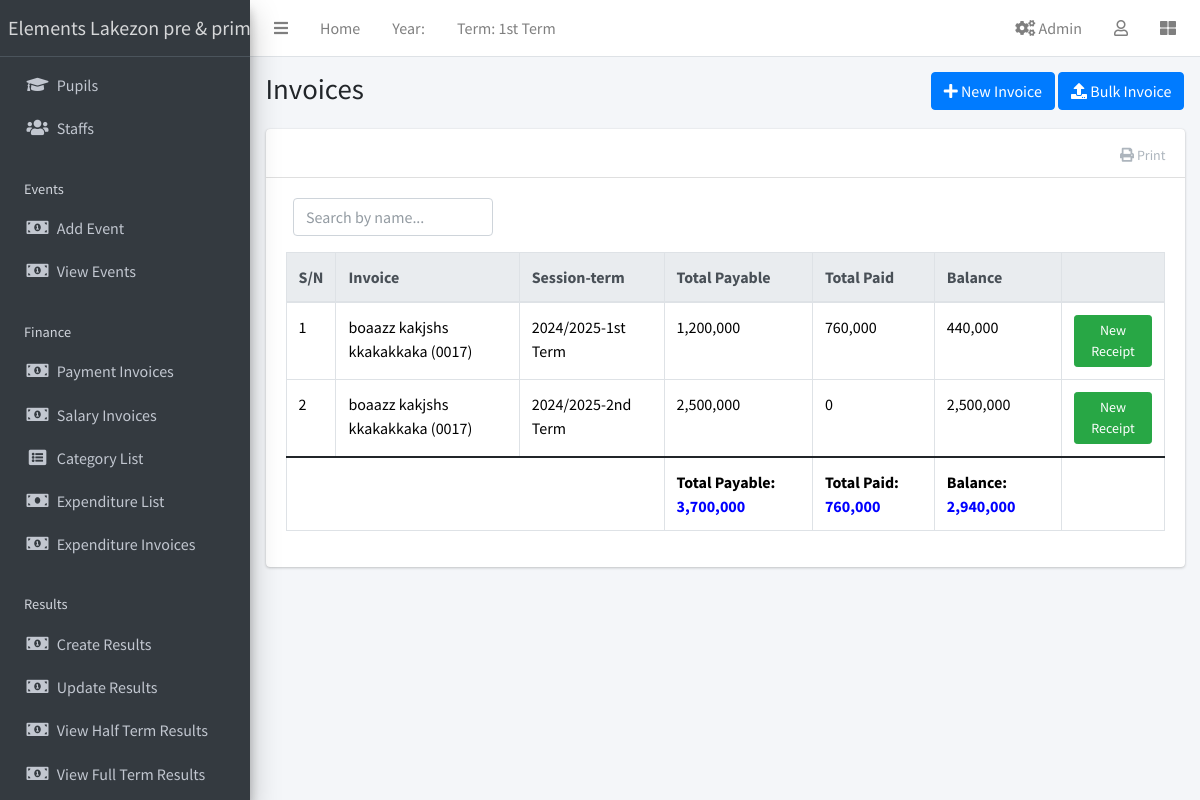
Screenshot of /finance/list/ (signed in) with the database file from the repository.
### apps/corecode/models.py (models this page shows)
class AcademicTerm(models.Model):
    name = models.CharField(max_length=20, unique=True)
    current = models.BooleanField(default=True)
    class Meta:
        ordering = ["name"]
    def __str__(self):
        return self.name

class AcademicSession(models.Model):
    name = models.CharField(max_length=200, unique=True)
    current = models.BooleanField(default=True)
    class Meta:
        ordering = ["-name"]
    def __str__(self):
        return self.name

### apps/finance/models.py (models this page shows, shortened)
class Invoice(models.Model):
    student = models.ForeignKey(Student, on_delete=models.CASCADE)
    session = models.ForeignKey(AcademicSession, on_delete=models.CASCADE)
    term = models.ForeignKey(AcademicTerm, on_delete=models.CASCADE)
    class_for = models.ForeignKey(StudentClass, on_delete=models.CASCADE)
    balance_from_previous_term = models.IntegerField(default=0)
    status = models.CharField(
        max_length=20,
        choices=[("active", "Active"), ("closed", "Closed")],
        default="active",
    )
    class Meta:
        ordering = ["student"]
    def __str__(self):
        return f"{self.student}"
    def balance(self):
        payable = self.total_amount_payable()
        paid = self.total_amount_paid()
        return payable - paid
    def amount_payable(self):
        items = InvoiceItem.objects.filter(invoice=self)
        total = 0
        for item in items:
            total += item.amount
        return total
    def total_amount_payable(self):
        return self.balance_from_previous_term + self.amount_payable()
    def total_amount_paid(self):
        receipts = Receipt.objects.filter(invoice=self)
        amount = 0
        for receipt in receipts:
            amount += receipt.amount_paid
        return amount

class InvoiceItem(models.Model):
    invoice = models.ForeignKey(Invoice, on_delete=models.CASCADE)
    description = models.CharField(max_length=200)
    amount = models.IntegerField()

class Receipt(models.Model):
    invoice = models.ForeignKey(Invoice, on_delete=models.CASCADE)
    amount_paid = models.IntegerField()
    date_paid = models.DateField(default=timezone.now)
    comment = models.CharField(max_length=200, blank=True)
    PAYMENT_METHOD_CHOICES = [
        ('NMB_BANK', 'NMB BANK'),
        ('M_PESA', 'M-PESA'),
        ('CASH', 'CASH'),
    ]
    payment_method = models.CharField(
        max_length=10,
        choices=PAYMENT_METHOD_CHOICES,
    )

### apps/students/models.py (models this page shows, shortened)
class Student(models.Model):
    STATUS_CHOICES = [("active", "Active"), ("inactive", "Inactive")]
    GENDER_CHOICES = [("male", "Male"), ("female", "Female")]
    current_status = models.CharField(
        max_length=10, choices=STATUS_CHOICES, default="active"
    )
    registration_number = models.CharField(max_length=200, unique=True)
    surname = models.CharField(max_length=200)
    firstname = models.CharField(max_length=200)
    other_name = models.CharField(max_length=200, blank=True)
    gender = models.CharField(max_length=10, choices=GENDER_CHOICES, default="male")
    date_of_birth = models.DateField(default=timezone.now)
    current_class = models.ForeignKey(
        StudentClass, on_delete=models.SET_NULL, blank=True, null=True
    )
    date_of_admission = models.DateField(default=timezone.now)
    mobile_num_regex = RegexValidator(
        regex="^[0-9]{10,15}$", message="Entered mobile number isn't in a right format!"
    )
    parent_mobile_number = models.CharField(
        validators=[mobile_num_regex], max_length=13, blank=True
    )
    address = models.TextField(blank=True)
    others = models.TextField(blank=True)
    passport = models.ImageField(blank=True, upload_to="students/passports/")
    class Meta:
        ordering = ["surname", "firstname", "other_name"]
    def __str__(self):
        return f"{self.surname} {self.firstname} {self.other_name} ({self.registration_number})"

### apps/finance/views.py (the view)
# urls.py: path("list/", InvoiceListView.as_view(), name="invoice-list"),
class InvoiceListView(LoginRequiredMixin, ListView):
    model = Invoice
    permission_required = 'finance.view_invoice'

### apps/corecode/context_processors.py (called while the page is built)
def site_defaults(request):
    current_session = AcademicSession.objects.get(current=True)
    current_term = AcademicTerm.objects.get(current=True)
    current_exam = ExamType.objects.get(current=True)
    vals = SiteConfig.objects.all()
    contexts = {
        "current_session": current_session.name,
        "current_term": current_term.name,
        "current_exam": current_exam.name,
    }
    for val in vals:
        contexts[val.key] = val.value
    return contexts

### apps/finance/templates/finance/invoice_list.html (shortened to what this page needs)
{% extends 'base.html' %}
{% load humanize %}
{% block title %}Invoices{% endblock title %}
{% block breadcrumb %}
<a class="btn btn-primary" href="{% url 'invoice-create' %}"><i class="fas fa-plus"></i> New Invoice</a>
<a class="btn btn-primary" href="{% url 'bulk-invoice' %}"><i class="fas fa-upload"></i> Bulk Invoice</a>
{% endblock breadcrumb %}
{% block content-header %}
<div class="card-header">
  <div class="card-tools">
    <a href="#" class="btn btn-tool" id="print-button"><i class="fas fa-print"></i> Print</a>
  </div>
</div>
{% endblock content-header %}
{% block content %}
<div class="container">
  <div class="form-group">
    <input type="text" id="searchInput" class="form-control" style="width: 200px;" placeholder="Search by name...">
  </div>
</div>
<div class="table-responsive">
  <table id="invoicetable" class="table table-bordered table-hover">
    <thead class="thead-light">
      <tr>
        <th>S/N</th>
        <th>Invoice</th>
        <th>Session-term</th>
        <th>Total Payable</th>
        <th>Total Paid</th>
        <th>Balance</th>
        <th></th>
      </tr>
    </thead>
    <tbody>
      {% for invoice in object_list %}
        <tr class='clickable-row' data-href="{% url 'invoice-detail' invoice.id %}">
          <td>{{ forloop.counter }}</td>
          <td>{{ invoice }}</td>
          <td>{{ invoice.session }}-{{ invoice.term }}</td>
          <td class="total-payable">{{ invoice.total_amount_payable | intcomma }}</td>
          <td class="total-paid">{{ invoice.total_amount_paid | intcomma }}</td>
          <td class="total-balance">{{ invoice.balance | intcomma }}</td>
          <td><a class="btn btn-success btn-sm" style="color: white;" href="{% url 'receipt-create' %}?invoice={{ invoice.id }}">New Receipt</a></td>
        </tr>
      {% endfor %}
    </tbody>
    <tfoot>
      <tr>
        <td colspan="3"></td>
        <td><strong>Total Payable: <span id="total-payable" style="color: blue;"></span></strong></td>
        <td><strong>Total Paid: <span id="total-paid" style="color: blue;"></span></strong></td>
        <td><strong>Balance: <span id="total-balance" style="color: blue;"></span></strong></td>
        <td></td>
      </tr>
    </tfoot>
  </table>
</div>
{% endblock content %}

### templates/base.html (shortened to what this page needs)
{% load static %}
<!DOCTYPE html>
<html lang="en">
<head>
  <link rel="stylesheet" href="{% static 'css/bootstrap.min.css' %}">
  <link href="https://stackpath.bootstrapcdn.com/bootstrap/5.1.3/css/bootstrap.min.css" rel="stylesheet">
  <link rel="stylesheet" href="{% static 'plugins/fontawesome-free/css/all.min.css' %}">
  <link rel="stylesheet" href="{% static 'plugins/toastr/toastr.min.css' %}">
  <link rel="stylesheet" href="{% static 'plugins/overlayScrollbars/css/OverlayScrollbars.min.css' %}">
  <link rel="stylesheet" href="{% static 'plugins/Datatables/datatables.min.css' %}" />
  <link rel="stylesheet" href="{% static 'dist/css/adminlte.min.css' %}">
</head>
<body class="hold-transition sidebar-mini layout-fixed layout-navbar-fixed layout-footer-fixed">
  <div class="wrapper">
    <nav class="main-header navbar navbar-expand navbar-white navbar-light">
      <ul class="navbar-nav">
        <li class="nav-item">
          <a class="nav-link" data-widget="pushmenu" href="#" role="button"><i class="fas fa-bars"></i></a>
        </li>
        <li class="nav-item d-none d-sm-inline-block">
          <a href="{% url 'home' %}" class="nav-link">Home</a>
        </li>
        <li class="nav-item d-none d-sm-inline-block">
          <a class="nav-link">Year: {{ current_year}}</a>
        </li>
        <li class="nav-item d-none d-sm-inline-block">
          <a class="nav-link">Term: {{ current_term }}</a>
        </li>
      </ul>
      <ul class="navbar-nav ml-auto">
  <li class="nav-item">
    <a class="nav-link" href="{% url 'goto-admin' %}">
      <i class="fas fa-cogs"></i> Admin
    </a>
  </li>
        <li class="nav-item dropdown">
          <a class="nav-link" data-toggle="dropdown" href="#">
            <i class="far fa-user"></i>
          </a>
        </li>
        <li class="nav-item">
          <a class="nav-link" data-widget="control-sidebar" data-slide="true" href="#" role="button"><i class="fas fa-th-large"></i></a>
        </li>
      </ul>
    </nav>
    <aside class="main-sidebar sidebar-dark-primary elevation-4">
      <a href="{% url 'home' %}" class="brand-link">{{"Elements Lakezon pre & primary school" }}</a>
      <div class="sidebar">
        <nav class="mt-2">
          <ul class="nav nav-pills nav-sidebar flex-column" data-widget="treeview" role="menu" data-accordion="false">
            <li class="nav-item">
               <a href="{% url 'student-list' %}" class="nav-link">
                <i class="nav-icon fas fa-graduation-cap"></i>
                <p>Pupils</p>
              </a>
            </li>
            <li class="nav-item">
              <a href="{% url 'staff-list' %}" class="nav-link">
                <i class="nav-icon fas fa-users"></i>
                <p>
                  Staffs
                </p>
              </a>
            </li>
            <li class="nav-header">Events</li>
            <li class="nav-item">
               <a href="{% url 'event_create' %}" class="nav-link">
                <i class="nav-icon fas fa-money-bill-alt"></i>
                <p>Add Event</p>
              </a>
            </li>
            <li class="nav-item">
                <a href="{% url 'event_list' %}" class="nav-link">
                <i class="nav-icon fas fa-money-bill-alt"></i>
                <p>View Events</p>
              </a>
            </li>
            <li class="nav-header">Finance</li>
            <li class="nav-item">
               <a href="{% url 'invoice-list' %}" class="nav-link">
                <i class="nav-icon fas fa-money-bill-alt"></i>
                <p>Payment Invoices</p>
              </a>
            </li>
            <li class="nav-item">
                <a href="{% url 'salary-invoice-list' %}" class="nav-link">
                <i class="nav-icon fas fa-money-bill-alt"></i>
                <p>Salary Invoices</p>
              </a>
            </li>
            <li class="nav-item">
               <a href="{% url 'category_list' %}" class="nav-link">
                <i class="nav-icon fas fa-list-alt"></i>
                <p>Category List</p>
              </a>
            </li>
            <li class="nav-item">
              <a href="{% url 'expenditure_list' %}" class="nav-link">
                <i class="nav-icon fas fa-money-bill"></i>
                <p>Expenditure List</p>
              </a>
            </li>
            <li class="nav-item">
            <a href="{% url 'expenditure-invoice-list' %}" class="nav-link">
                <i class="nav-icon fas fa-money-bill-alt"></i>
                <p>Expenditure Invoices</p>
              </a>
            </li>
            <li class="nav-header">Results</li>
            <li class="nav-item">
              <a href="{% url 'create-result' %}" class="nav-link">
                <i class="nav-icon fas fa-money-bill-alt"></i>
                <p>
                  Create Results
                </p>
              </a>
            </li>
            <li class="nav-item">
              <a href="{% url 'edit-results' %}" class="nav-link">
                <i class="nav-icon fas fa-money-bill-alt"></i>
                <p>
                  Update Results
                </p>
              </a>
            </li>
            <li class="nav-item">
              <a href="{% url 'single-class' %}" class="nav-link">
                <i class="nav-icon fas fa-money-bill-alt"></i>
                <p>
                  View Half Term Results
                </p>
              </a>
            </li>
            <li class="nav-item">
              <a href="{% url 'class-list' %}" class="nav-link">
                  <i class="nav-icon fas fa-money-bill-alt"></i>
                  <p>
                      View Full Term Results
                  </p>
              </a>
          </li>
        </nav>
      </div>
    </aside>
    <div class="content-wrapper">
      <section class="content-header">
        <div class="container-fluid">
          <div class="row mb-1">
            <div class="col-sm-8">
              <h1>{% block title %}{% endblock title %}</h1>
            </div>
            <div class="col-sm-4">
              <ol class="breadcrumb float-sm-right">
                <li class="breadcrumb-item">{% block breadcrumb %}{% endblock breadcrumb %}</li>
              </ol>
            </div>
          </div>
        </div>
      </section>
      <section class="content">
        <div class="container-fluid">
          <div class="row">
            <div class="col-md-12">
              {% block fullcard %}
              <div class="card">
                {% block content-header %}{% endblock content-header %}
                <div class="card-body">
                  <div class="row">
                    <div class="col">
                      {% block content %}
                      {% endblock content %}
                    </div>
                  </div>
                </div>
              </div>
              {% endblock fullcard %}
            </div>
          </div>
        </div>
      </section>
    </div>
  </div>
</body>
</html>

### rows the page displays
AcademicTerm: name "1st Term"
Invoice: student.registration_number "boaazz kakjshs kkakakkaka (0017)", session "2024/2025", term "1st Term", total_amount_payable "1,200,000", total_amount_paid "760,000", balance "440,000"
Invoice: student.registration_number "boaazz kakjshs kkakakkaka (0017)", session "2024/2025", term "2nd Term", total_amount_payable "2,500,000", total_amount_paid "0", balance "2,500,000"

### other values shown
{{ "Elements Lakezon pre & primary school" }} "Elements Lakezon pre &…"
